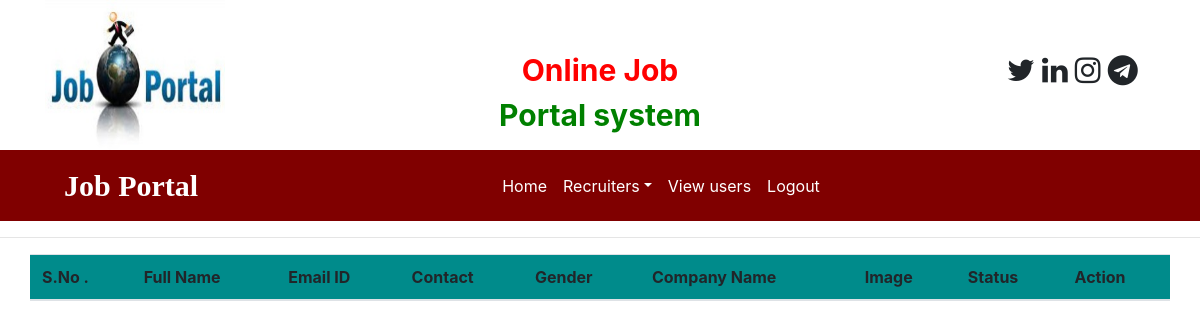
Before: /recruiter_pending (signed in) with the older database file.
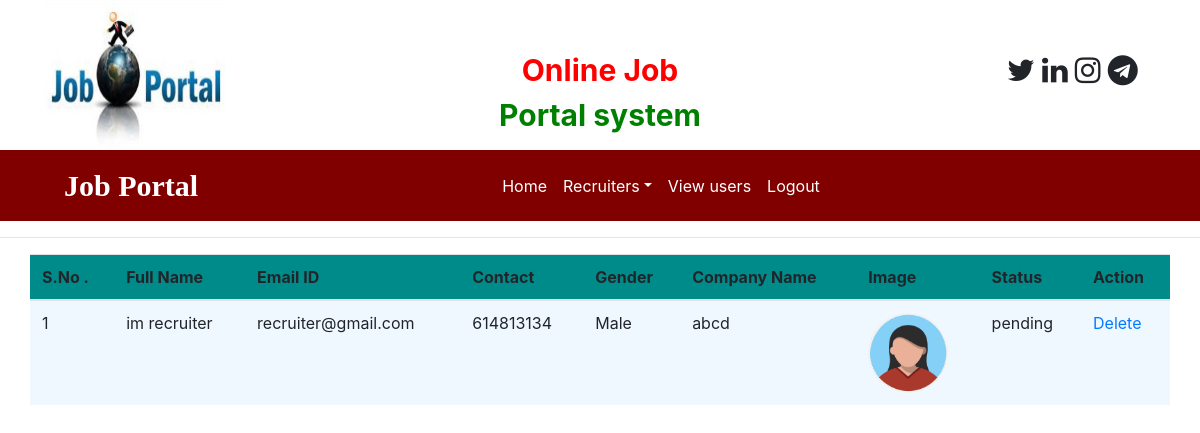
After: the same page with the newer database file.
### job/models.py (models this page shows)
class Recruiter:
    pass

### job/views.py (the view)
# urls.py: path('recruiter_pending', recruiter_pending, name="recruiter_pending"),
def recruiter_pending(request):
    if not request.user.is_authenticated:
        return redirect('admin_login')
    data = Recruiter.objects.filter(status='pending')
    d = {'data':data}
    return render(request,'recruiter_pending.html',d)

### job/templates/recruiter_pending.html
{% load static %}
{% block body %}
{% include 'admin_navigation.html' %}
<hr>
<table class="table table-hover container" id="example">
    <thead>
    <tr style = "background-color : 008B8B">
        <th>S.No .</th>
        <th>Full Name</th>
        <th>Email ID</th>
        <th>Contact</th>
        <th>Gender</th>
        <th>Company Name</th>
        <th>Image</th>
        <th>Status</th>
        <th>Action</th>
    </tr>
    </thead>
    <tbody>
    {% for i in data %}
    <tr style = "background-color : F0F8FF">
        <td>{{forloop.counter}}</td>
        <td>{{i.user.first_name}} {{i.user.last_name}}</td>
        <td>{{i.user.username}}</td>
        <td>{{i.mobile}}</td>
        <td>{{i.gender}}</td>
        <td>{{i.company}}</td>
        <td><img src="{{i.image.url}}" style="width:80px ; height : 80px ; border-radius:50%"></td>
        <td>{{i.status}}</td>
        <td><a href="{% url 'delete_user' i.id %}">Delete</a></td>
    </tr>
    {% endfor %}
    </tbody>
</table>
{% endblock %}

Changed rows visible on the page:
now on this page (row edited): Recruiter: user.first_name "im", user.last_name "recruiter", user.username "recruiter@gmail.com", mobile "614813134", gender "Male", company "abcd", image (picture), status "pending"
